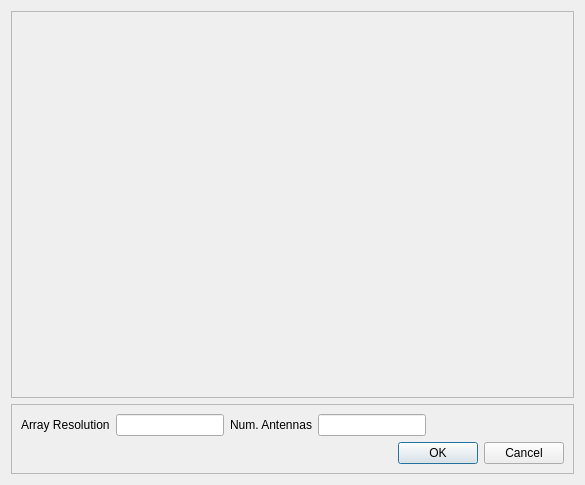
<?xml version="1.0" encoding="UTF-8"?>
<ui version="4.0">
 <class>Dialog</class>
 <widget class="QDialog" name="Dialog">
  <property name="geometry">
   <rect>
    <x>0</x>
    <y>0</y>
    <width>585</width>
    <height>485</height>
   </rect>
  </property>
  <property name="windowTitle">
   <string>Dialog</string>
  </property>
  <layout class="QGridLayout" name="gridLayout">
   <item row="0" column="0">
    <widget class="QFrame" name="frame">
     <property name="frameShape">
      <enum>QFrame::StyledPanel</enum>
     </property>
     <property name="frameShadow">
      <enum>QFrame::Raised</enum>
     </property>
     <layout class="QGridLayout" name="gridLayout_2">
      <item row="0" column="0">
       <widget class="QWidget" name="widget" native="true"/>
      </item>
     </layout>
    </widget>
   </item>
   <item row="1" column="0">
    <widget class="QFrame" name="frame_2">
     <property name="sizePolicy">
      <sizepolicy hsizetype="Expanding" vsizetype="Fixed">
       <horstretch>0</horstretch>
       <verstretch>0</verstretch>
      </sizepolicy>
     </property>
     <property name="frameShape">
      <enum>QFrame::StyledPanel</enum>
     </property>
     <property name="frameShadow">
      <enum>QFrame::Raised</enum>
     </property>
     <layout class="QGridLayout" name="gridLayout_3">
      <item row="0" column="1">
       <widget class="QLineEdit" name="arrayar_line">
        <property name="sizePolicy">
         <sizepolicy hsizetype="Fixed" vsizetype="Fixed">
          <horstretch>0</horstretch>
          <verstretch>0</verstretch>
         </sizepolicy>
        </property>
       </widget>
      </item>
      <item row="0" column="0">
       <widget class="QLabel" name="label">
        <property name="sizePolicy">
         <sizepolicy hsizetype="Fixed" vsizetype="Preferred">
          <horstretch>0</horstretch>
          <verstretch>0</verstretch>
         </sizepolicy>
        </property>
        <property name="text">
         <string>Array Resolution</string>
        </property>
       </widget>
      </item>
      <item row="0" column="3">
       <widget class="QLineEdit" name="antenna_line_2">
        <property name="sizePolicy">
         <sizepolicy hsizetype="Fixed" vsizetype="Fixed">
          <horstretch>0</horstretch>
          <verstretch>0</verstretch>
         </sizepolicy>
        </property>
        <property name="minimumSize">
         <size>
          <width>0</width>
          <height>0</height>
         </size>
        </property>
        <property name="baseSize">
         <size>
          <width>0</width>
          <height>0</height>
         </size>
        </property>
       </widget>
      </item>
      <item row="0" column="2">
       <widget class="QLabel" name="label_2">
        <property name="sizePolicy">
         <sizepolicy hsizetype="Fixed" vsizetype="Preferred">
          <horstretch>0</horstretch>
          <verstretch>0</verstretch>
         </sizepolicy>
        </property>
        <property name="text">
         <string>Num. Antennas</string>
        </property>
       </widget>
      </item>
      <item row="1" column="3">
       <widget class="QDialogButtonBox" name="buttonBox">
        <property name="standardButtons">
         <set>QDialogButtonBox::Cancel|QDialogButtonBox::Ok</set>
        </property>
       </widget>
      </item>
     </layout>
    </widget>
   </item>
  </layout>
 </widget>
 <resources/>
 <connections/>
</ui>
